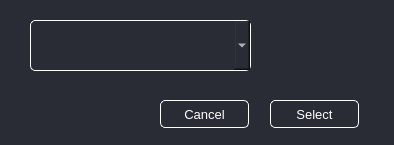
<?xml version="1.0" encoding="UTF-8"?>
<ui version="4.0">
 <class>Form</class>
 <widget class="QWidget" name="Form">
  <property name="geometry">
   <rect>
    <x>0</x>
    <y>0</y>
    <width>394</width>
    <height>145</height>
   </rect>
  </property>
  <property name="windowTitle">
   <string>Form</string>
  </property>
  <property name="styleSheet">
   <string notr="true">QWidget{
background-color:#292C34;
color:white;
}</string>
  </property>
  <widget class="QPushButton" name="select_button">
   <property name="geometry">
    <rect>
     <x>270</x>
     <y>100</y>
     <width>89</width>
     <height>28</height>
    </rect>
   </property>
   <property name="font">
    <font>
     <pointsize>10</pointsize>
    </font>
   </property>
   <property name="styleSheet">
    <string notr="true">QPushButton{
border: 1px solid white;
border-radius: 5px;
background-color: #292C34;
color: white;
}</string>
   </property>
   <property name="text">
    <string>Select</string>
   </property>
  </widget>
  <widget class="QPushButton" name="cancel_button">
   <property name="geometry">
    <rect>
     <x>160</x>
     <y>100</y>
     <width>89</width>
     <height>28</height>
    </rect>
   </property>
   <property name="font">
    <font>
     <pointsize>10</pointsize>
    </font>
   </property>
   <property name="styleSheet">
    <string notr="true">QPushButton{
border: 1px solid white;
border-radius: 5px;
background-color: #292C34;
color: white;
}</string>
   </property>
   <property name="text">
    <string>Cancel</string>
   </property>
  </widget>
  <widget class="QComboBox" name="drop_down">
   <property name="geometry">
    <rect>
     <x>30</x>
     <y>20</y>
     <width>221</width>
     <height>51</height>
    </rect>
   </property>
   <property name="font">
    <font>
     <pointsize>12</pointsize>
    </font>
   </property>
   <property name="styleSheet">
    <string notr="true">QComboBox{
border: 1px solid white;
border-radius: 5px;
background-color: #292C34;
color: white;
padding: 5px;
}</string>
   </property>
  </widget>
 </widget>
 <resources/>
 <connections/>
</ui>
